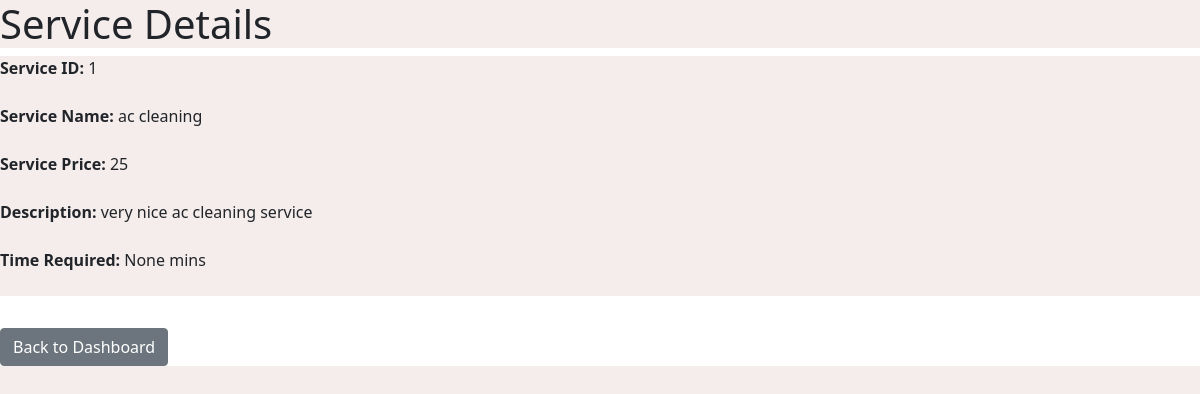
/service/1, run on an earlier commit of the app's database.
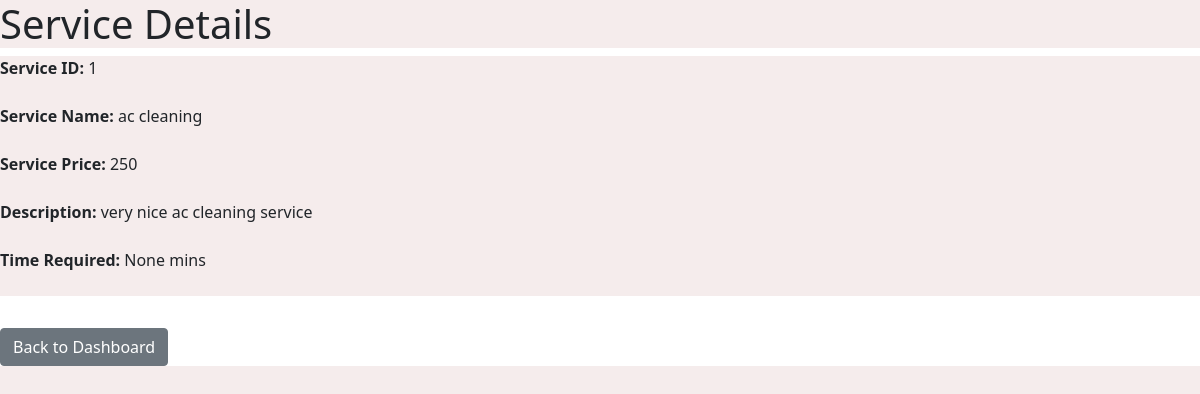
And on a later commit of the database.
### backend/models.py (models this page shows)
class Service(db.Model):
    __tablename__ = "service"
    id = db.Column(db.Integer, primary_key=True, autoincrement=True)
    name = db.Column(db.String, nullable=False)
    base_price = db.Column(
        db.Integer, nullable=False
    )  # Changed 'price' to 'base_price'
    time_required = db.Column(db.Integer, nullable=True)
    description = db.Column(db.String, nullable=False)
    professional_services = db.relationship(
        "ProfessionalService", back_populates="service"
    )

### backend/controller.py (the view)
@app.route("/service/<int:service_id>", methods=["GET"])
def service_details(service_id):
    service = Service.query.get(service_id)
    if service:
        return render_template("service_details.html", service=service)
    else:
        return "Service not found", 404

### templates/service_details.html (shortened to what this page needs)
<!DOCTYPE html>
<html lang="en">
<head>
  <link rel="stylesheet" href="/static/style.css" />
  <link href="https://cdn.jsdelivr.net/npm/bootstrap@5.0.2/dist/css/bootstrap.min.css" rel="stylesheet" />
</head>
<body>
  <h1>Service Details</h1>
  <p><strong>Service ID:</strong> {{ service.id }} <br> <br>
    <strong>Service Name:</strong> {{ service.name }} <br><br>
    <strong>Service Price:</strong> {{ service.base_price }}<br><br>
    <strong>Description:</strong> {{ service.description }}<br><br>
    <strong>Time Required:</strong> {{ service.time_required }} mins <br><br>
  </p>
  <a href="{{ url_for('admin_dashboard') }}" class="btn btn-secondary mt-3">Back to Dashboard</a>
</body>
</html>

What changed in the data, as far as the page shows it:
changed Service "ac cleaning": base_price "25" → "250"
